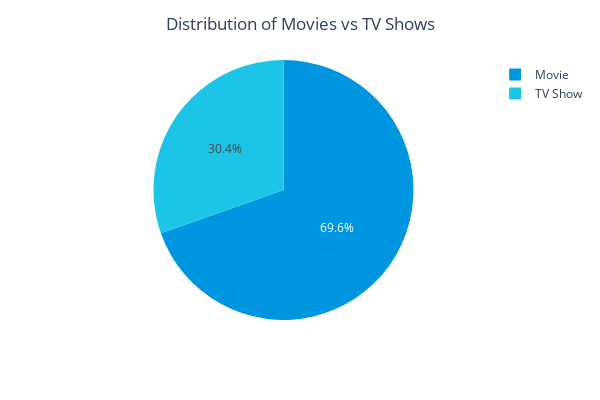

The notebook cell this image was saved under:
### Markdown cell above
## 3. Descriptive Analytics
**3.1 Distribution of Movies and TV Shows**

### Code cell
# Define custom colors
custom_colors = ['#0096df', '#1cc4e7']  # Blue and orange

# Create pie chart with custom colors
fig = px.pie(df, names='type', width=600, height=400, color_discrete_sequence=custom_colors)
fig.update_layout(title='Distribution of Movies vs TV Shows', title_x=0.5)

# Show the plot
fig.show()

### Figure 1 — Plotly figure (JSON) as saved in the notebook; plotly's stock layout.template omitted (floating-point values rounded to 4 significant figures; data arrays with more than 128 entries replaced by an {"elided": "..."} marker saying what was removed)
{"data": [{"domain": {"x": [0, 1], "y": [0, 1]}, "hovertemplate": "type=%{label}<extra></extra>", "labels": {"elided": "8807 str values"}, "legendgroup": "", "name": "", "showlegend": true, "type": "pie"}], "layout": {"height": 400, "legend": {"tracegroupgap": 0}, "margin": {"t": 60}, "piecolorway": ["#0096df", "#1cc4e7"], "title": {"text": "Distribution of Movies vs TV Shows", "x": 0.5}, "width": 600}}
